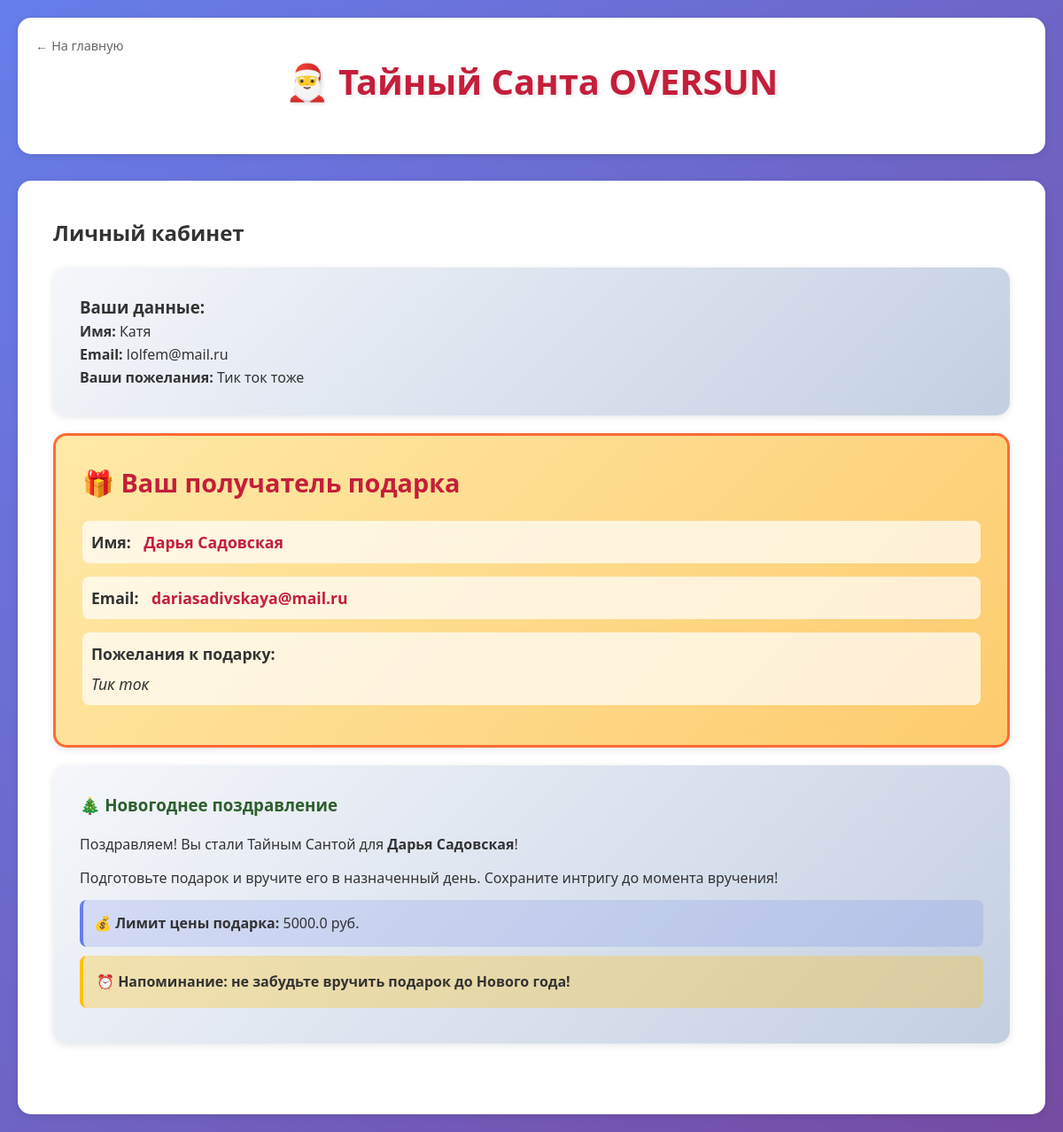
Screenshot of /participant/lolfem@mail.ru with the database file from the repository.
### tables this page shows
CREATE TABLE participants (
            id INTEGER PRIMARY KEY AUTOINCREMENT,
            name TEXT NOT NULL,
            email TEXT UNIQUE NOT NULL,
            wishlist TEXT,
            recipient_id INTEGER,
            registered_at TIMESTAMP DEFAULT CURRENT_TIMESTAMP,
            FOREIGN KEY (recipient_id) REFERENCES participants(id)
        );

CREATE TABLE game_state (
            id INTEGER PRIMARY KEY AUTOINCREMENT,
            status TEXT NOT NULL,
            drawn_at TIMESTAMP
        , price_limit REAL);

### app.py (the view)
@app.route('/participant/<email>')
def participant(email):
    participant_data = get_participant_by_email(email)
    if not participant_data:
        return render_template('error.html',
                             message="Участник не найден")
    game_state = get_game_state()
    recipient_info = None
    if game_state and game_state['status'] == STATUS_COMPLETED:
        recipient_info = get_recipient_info(participant_data['id'])
    return render_template('participant.html',
                         participant=participant_data,
                         recipient_info=recipient_info,
                         game_state=game_state)

### database.py (called while the page is built)
def get_db():
    conn = sqlite3.connect(DATABASE)
    conn.row_factory = sqlite3.Row
    return conn

def get_participant_by_email(email):
    conn = get_db()
    cursor = conn.cursor()
    cursor.execute('SELECT * FROM participants WHERE email = ?', (email,))
    participant = cursor.fetchone()
    conn.close()
    return dict(participant) if participant else None

def get_game_state():
    conn = get_db()
    cursor = conn.cursor()
    cursor.execute('SELECT * FROM game_state ORDER BY id DESC LIMIT 1')
    state = cursor.fetchone()
    conn.close()
    return dict(state) if state else None

def get_recipient_info(participant_id):
    conn = get_db()
    cursor = conn.cursor()
    cursor.execute('SELECT * FROM participants WHERE id = ?', (participant_id,))
    participant = cursor.fetchone()
    if not participant or not participant['recipient_id']:
        conn.close()
        return None
    cursor.execute('SELECT * FROM participants WHERE id = ?', (participant['recipient_id'],))
    recipient = cursor.fetchone()
    conn.close()
    if recipient:
        return {
            'recipient_name': recipient['name'],
            'recipient_email': recipient['email'],
            'recipient_wishlist': recipient['wishlist']
        }
    return None

### templates/participant.html (shortened to what this page needs)
<!DOCTYPE html>
<html lang="ru">
<head>
    <link rel="stylesheet" href="{{ url_for('static', filename='css/style.css') }}">
</head>
<body>
    <div class="container">
        <header class="main-header">
            <h1 class="title">🎅 Тайный Санта OVERSUN</h1>
            <a href="{{ url_for('index') }}" class="back-link">← На главную</a>
        </header>
        <main class="main-content">
            <section class="participant-section">
                <h2>Личный кабинет</h2>
                <div class="participant-info">
                    <h3>Ваши данные:</h3>
                    <p><strong>Имя:</strong> {{ participant.name }}</p>
                    <p><strong>Email:</strong> {{ participant.email }}</p>
                    {% if participant.wishlist %}
                    <p><strong>Ваши пожелания:</strong> {{ participant.wishlist }}</p>
                    {% endif %}
                </div>
                {% if game_state and game_state.status == 'completed' %}
                    {% if recipient_info and recipient_info.recipient_name %}
                    <div class="recipient-card">
                        <div class="card-header">
                            <h3>🎁 Ваш получатель подарка</h3>
                        </div>
                        <div class="card-body">
                            <div class="recipient-name">
                                <span class="label">Имя:</span>
                                <span class="value">{{ recipient_info.recipient_name }}</span>
                            </div>
                            <div class="recipient-email">
                                <span class="label">Email:</span>
                                <span class="value">{{ recipient_info.recipient_email }}</span>
                            </div>
                            {% if recipient_info.recipient_wishlist %}
                            <div class="recipient-wishlist">
                                <span class="label">Пожелания к подарку:</span>
                                <p class="value">{{ recipient_info.recipient_wishlist }}</p>
                            </div>
                            {% else %}
                            <div class="recipient-wishlist">
                                <p class="no-wishlist">Пожелания не указаны</p>
                            </div>
                            {% endif %}
                        </div>
                    </div>
                    <div class="greeting-card">
                        <h3>🎄 Новогоднее поздравление</h3>
                        <p>
                            Поздравляем! Вы стали Тайным Сантой для
                            <strong>{{ recipient_info.recipient_name }}</strong>!
                        </p>
                        <p>
                            Подготовьте подарок и вручите его в назначенный день.
                            Сохраните интригу до момента вручения!
                        </p>
                        {% if game_state and game_state.price_limit %}
                        <p class="price-limit-reminder">
                            💰 <strong>Лимит цены подарка:</strong> {{ game_state.price_limit }} руб.
                        </p>
                        {% endif %}
                        <p class="reminder">
                            ⏰ Напоминание: не забудьте вручить подарок до Нового года!
                        </p>
                    </div>
                    {% else %}
                    <div class="alert alert-info">
                        Информация о получателе пока недоступна.
                    </div>
                    {% endif %}
                {% endif %}
            </section>
        </main>
    </div>
</body>
</html>

### static/css/style.css (style rules this page uses)
* { margin: 0; padding: 0; box-sizing: border-box; }
:root { --primary-color: #c41e3a; --primary-dark: #9a1629; --secondary-color: #2c5f2d; --accent-color: #ff6b35; --bg-color: #f8f9fa; --card-bg: #ffffff; --text-color: #333333; --text-light: #666666; --border-color: #e0e0e0; --success-color: #28a745; --error-color: #dc3545; --warning-color: #ffc107; --shadow: 0 2px 8px rgba(0, 0, 0, 0.1); --shadow-hover: 0 4px 12px rgba(0, 0, 0, 0.15); }
body { font-family: 'Segoe UI', Tahoma, Geneva, Verdana, sans-serif; background: linear-gradient(135deg, #667eea 0%, #764ba2 100%); min-height: 100vh; color: var(--text-color); line-height: 1.6; }
.container { max-width: 1200px; margin: 0 auto; padding: 20px; min-height: 100vh; display: flex; flex-direction: column; }
.main-header { text-align: center; padding: 40px 20px; background: var(--card-bg); border-radius: 15px; margin-bottom: 30px; box-shadow: var(--shadow); position: relative; }
.title { font-size: 2.5em; color: var(--primary-color); margin-bottom: 10px; text-shadow: 2px 2px 4px rgba(0, 0, 0, 0.1); }
.back-link { position: absolute; top: 20px; left: 20px; color: var(--text-light); text-decoration: none; font-size: 0.9em; transition: color 0.3s; }
.main-content { flex: 1; background: var(--card-bg); border-radius: 15px; padding: 40px; box-shadow: var(--shadow); }
.intro-section, .rules-section, .register-section, .participant-section, .admin-section { margin-bottom: 40px; }
.participant-info, .recipient-card, .greeting-card, .waiting-card, .error-card { background: linear-gradient(135deg, #f5f7fa 0%, #c3cfe2 100%); padding: 30px; border-radius: 15px; margin: 20px 0; box-shadow: var(--shadow); }
.recipient-card { background: linear-gradient(135deg, #ffeaa7 0%, #fdcb6e 100%); border: 3px solid var(--accent-color); }
.card-header { margin-bottom: 20px; }
.card-header h3 { color: var(--primary-color); font-size: 1.8em; }
.card-body { font-size: 1.1em; }
.recipient-name, .recipient-email, .recipient-wishlist { margin: 15px 0; padding: 10px; background: rgba(255, 255, 255, 0.7); border-radius: 8px; }
.recipient-name .label, .recipient-email .label, .recipient-wishlist .label { font-weight: 600; color: var(--text-color); margin-right: 10px; }
.recipient-name .value, .recipient-email .value { color: var(--primary-color); font-weight: 600; }
.recipient-wishlist .value { color: var(--text-color); margin-top: 5px; font-style: italic; }
.greeting-card h3 { color: var(--secondary-color); margin-bottom: 15px; }
.greeting-card p { margin: 10px 0; line-height: 1.8; }
.reminder { background: rgba(255, 193, 7, 0.3); padding: 15px; border-radius: 8px; border-left: 4px solid var(--warning-color); margin-top: 20px; font-weight: 600; }
.price-limit-reminder { background: rgba(102, 126, 234, 0.2); padding: 12px; border-radius: 8px; border-left: 4px solid #667eea; margin: 15px 0; color: var(--text-color); }
.main-content { animation: fadeIn 0.5s ease-in; }
.recipient-card { animation: fadeIn 0.6s ease-in; }

### rows the page displays
participants: name "Катя", email "lolfem@mail.ru", wishlist "Тик ток тоже"
participants: recipient_name "Дарья Садовская", recipient_email "dariasadivskaya@mail.ru", recipient_wishlist "Тик ток"
game_state: price_limit "5000.0"
